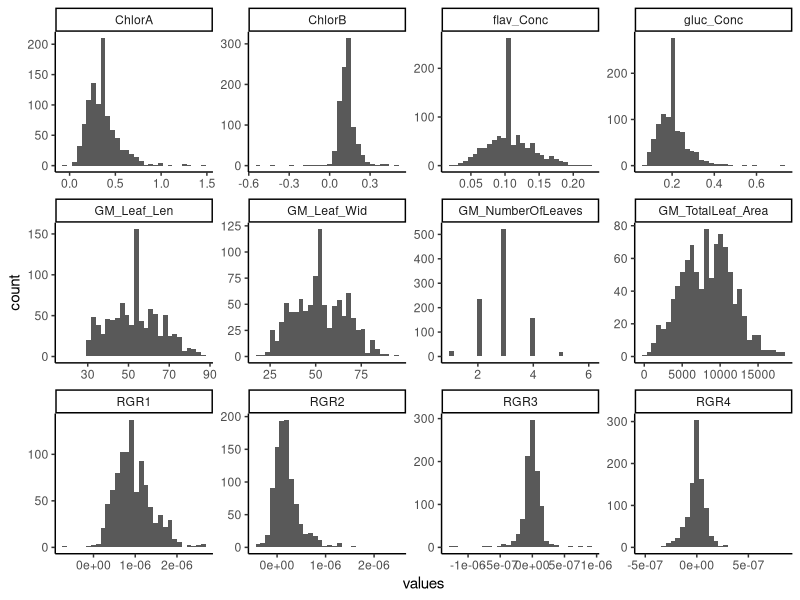
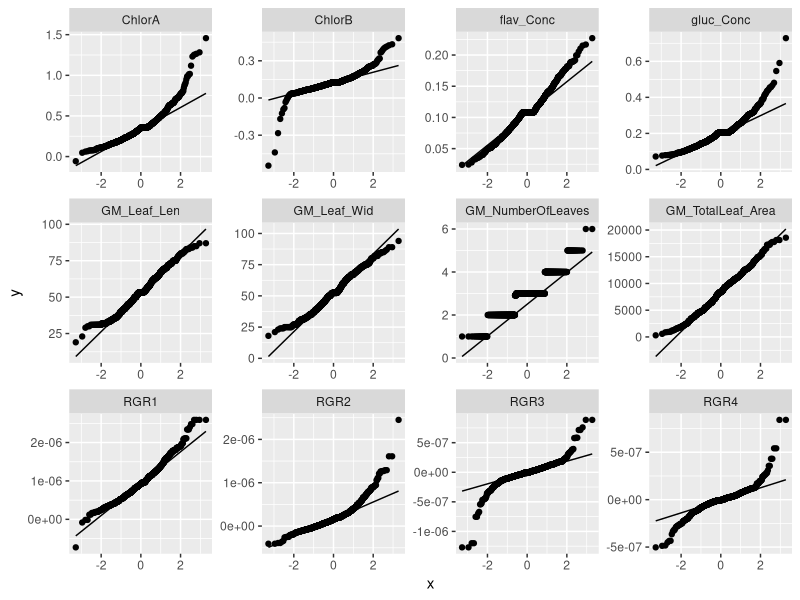
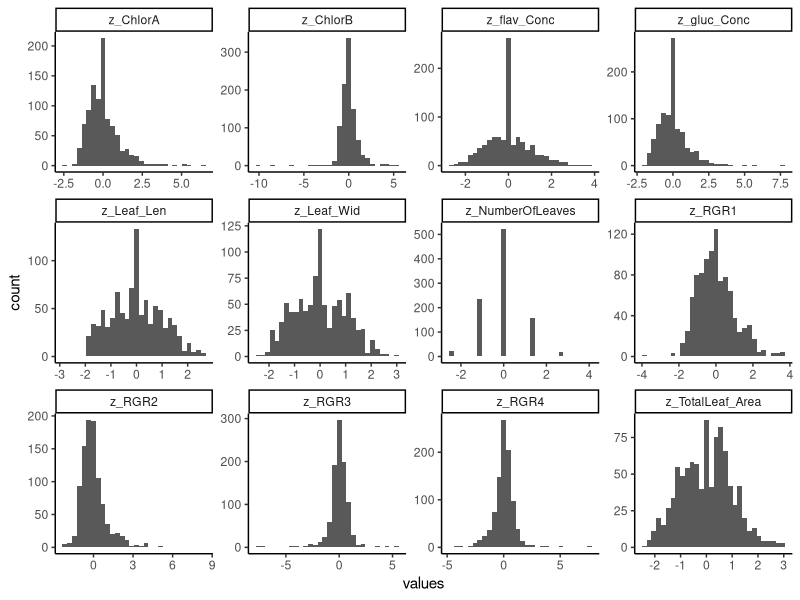
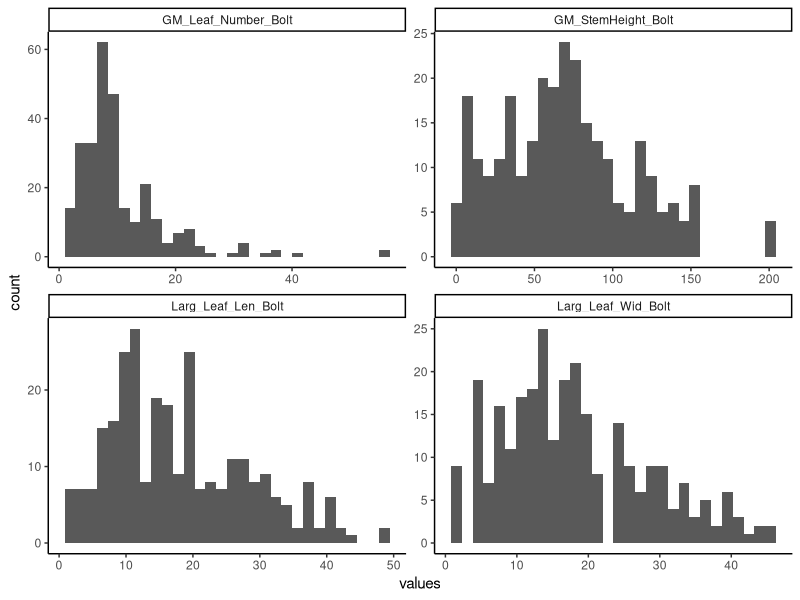
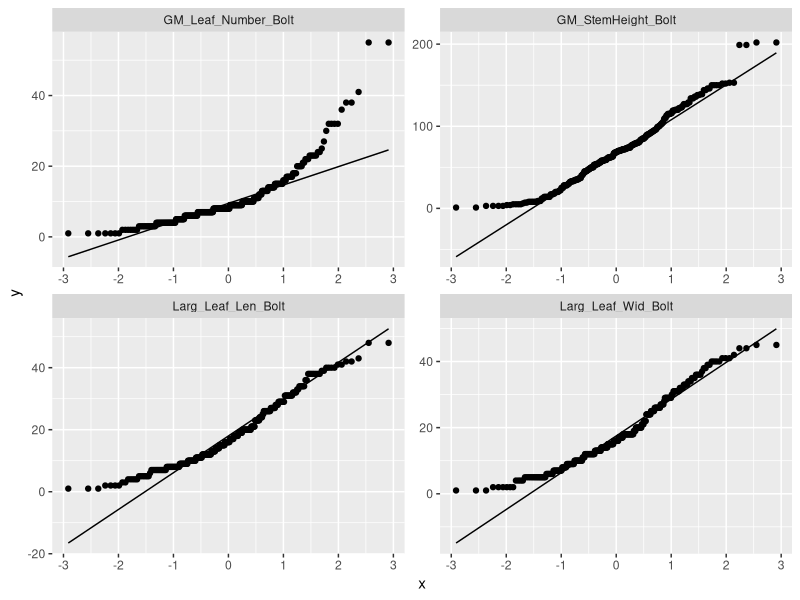
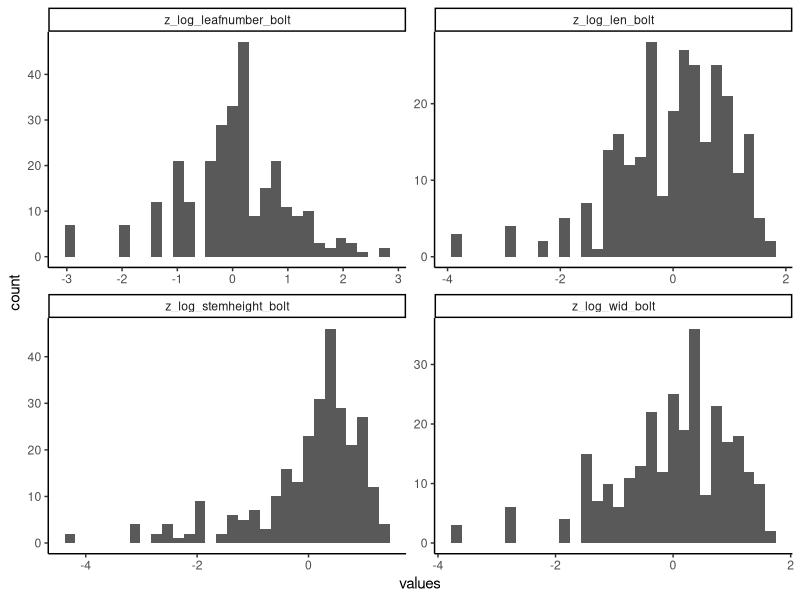
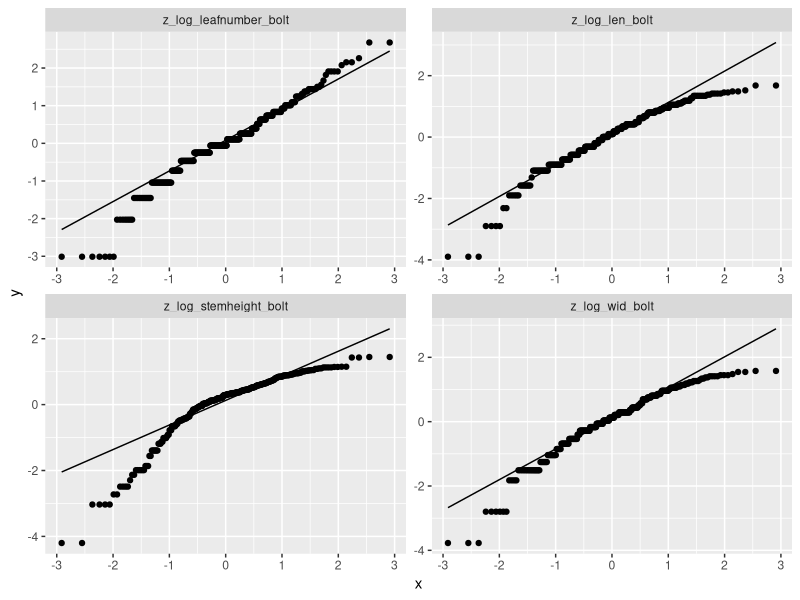

Write the R code that produced these figures, in order.
## ---- chunk 1
#load libraries
library(dplyr)
library(tidyverse)
library(tidyr)
library(ggplot2)

#load data
data<-read.csv("DataSynthesis.csv") #DataSynthesis.csv is pulled from Colautti et al., 2023

#separate out tag info into different lines

#create new columns to be turned into different aspects of the plant ID
#rename family to population, because theres another column that will actually eb the family
#remove un-needed columns
data<-data%>%
  rename(population=Family)%>%
  mutate(petri_dish=Tag) %>%
  mutate(family=Tag) %>%
  mutate(common_garden=Tag)%>%
  select(c("Tag", "petri_dish", "population", "family", "common_garden", "ID", starts_with("gh"), ends_with("Field"), starts_with("GM"), ends_with("Bolt"), starts_with("Chlor"), ends_with("Conc"), starts_with("RGR")), -c("GM_Fecundity", ends_with("Initial"), "GM_Leaf_Number"))

#use regular expressions to replace each plant ID column  with only the aspect of the ID needed
data$petri_dish<-sub("(\\w?).+","\\1", data$petri_dish)
data$family<-sub("\\w?\\|\\w+-([A-z0-9-]+)\\|.*", "\\1", data$family)
data$common_garden<-sub("\\w?\\|.+\\|(\\w)\\|.+", "\\1", data$common_garden)

#remove maple observations (we are only interested in garlic mustard)
data<-subset(data, population!="maple")

#remove observations for which there is no common garden data
unique(data$common_garden)
data<-subset(data, common_garden!="e|JBCHY1-1-50|?")
data<-subset(data, common_garden!="b|WSSWM3-1-0|?|?")
data<-subset(data, common_garden!="i163_2")

#Ensure columns are the right data class
str(data)
data$Tag<-as.factor(data$Tag)
data$petri_dish<-as.factor(data$petri_dish)
data$population<-as.factor(data$population)
data$family<-as.factor(data$family)
data$common_garden<-as.factor(data$common_garden)
data$ID<-as.factor(data$ID)

#impute missing data by replacing NA with the mean of the column for numerical variables
#"bolt" data will be done later- needs further manipulation
data<-data%>%
  mutate(RGR1=ifelse(is.na(RGR1),mean(data$RGR1, na.rm=T),RGR1),
         RGR2=ifelse(is.na(RGR2),mean(data$RGR2, na.rm=T),RGR2),
         RGR3=ifelse(is.na(RGR3),mean(data$RGR3, na.rm=T),RGR3),
         RGR4=ifelse(is.na(RGR4),mean(data$RGR4, na.rm=T),RGR4),
         ChlorA=ifelse(is.na(ChlorA),mean(data$ChlorA, na.rm=T),ChlorA),
         ChlorB=ifelse(is.na(ChlorB),mean(data$ChlorB, na.rm=T),ChlorB),
         gluc_Conc=ifelse(is.na(gluc_Conc),mean(data$gluc_Conc, na.rm=T),gluc_Conc),
         flav_Conc=ifelse(is.na(flav_Conc),mean(data$flav_Conc, na.rm=T),flav_Conc),
         GM_Leaf_Len=ifelse(is.na(GM_Leaf_Len),mean(data$GM_Leaf_Len, na.rm=T),GM_Leaf_Len),
         GM_Leaf_Wid=ifelse(is.na(GM_Leaf_Wid),mean(data$GM_Leaf_Wid, na.rm=T),GM_Leaf_Wid),
         GM_TotalLeaf_Area =ifelse(is.na(GM_TotalLeaf_Area),mean(data$GM_TotalLeaf_Area, na.rm=T),GM_TotalLeaf_Area),
         GM_NumberOfLeaves =ifelse(is.na(GM_NumberOfLeaves),mean(data$GM_NumberOfLeaves, na.rm=T),GM_NumberOfLeaves)
)

#create mortality column out of "bolt" data
#most of the bolt columns are "dead", will have to do analysis based on just mortality, then again with living bolt data
data<-data%>%
  mutate(mortality=Larg_Leaf_Len_Bolt)

data$mortality<-sub("\\d+","1", data$mortality)
data$mortality<-sub("Dead","0", data$mortality)

#separate out bolt data
bolt_data<-subset(data, Larg_Leaf_Len_Bolt!="Dead")

#Select out needed columns from "data"
data<-select(data, -ends_with("Bolt"))

#Ensure columns are the right data class
bolt_data$Larg_Leaf_Len_Bolt<-as.numeric(bolt_data$Larg_Leaf_Len_Bolt)
bolt_data$Larg_Leaf_Wid_Bolt<-as.numeric(bolt_data$Larg_Leaf_Wid_Bolt)
bolt_data$GM_StemHeight_Bolt<-as.numeric(bolt_data$GM_StemHeight_Bolt)
bolt_data$GM_Leaf_Number_Bolt<-as.numeric(bolt_data$GM_Leaf_Number_Bolt)

#impute NAs
bolt_data<-bolt_data%>%
  mutate(Larg_Leaf_Len_Bolt=ifelse(is.na(Larg_Leaf_Len_Bolt),mean(data$Larg_Leaf_Len_Bolt, na.rm=T),Larg_Leaf_Len_Bolt),
         Larg_Leaf_Wid_Bolt=ifelse(is.na(Larg_Leaf_Wid_Bolt),mean(data$Larg_Leaf_Wid_Bolt, na.rm=T),Larg_Leaf_Wid_Bolt),
         GM_StemHeight_Bolt=ifelse(is.na(GM_StemHeight_Bolt),mean(data$GM_StemHeight_Bolt, na.rm=T),GM_StemHeight_Bolt),
         GM_NumberOfLeaves=ifelse(is.na(GM_NumberOfLeaves),mean(data$GM_NumberOfLeaves, na.rm=T),GM_NumberOfLeaves))

#write files into a csv
write.csv(data, file="./raw_data.csv", row.names=F)
write.csv(bolt_data, file="./raw_bolt_data.csv", row.names=F)

## ---- chunk 2
#Check normality of numerical variables with histogram
long_data<-pivot_longer(data, c(12:23), names_to="metric", values_to="values")

ggplot(long_data, aes(x=values)) +
  geom_histogram() +
  theme_classic() +
  facet_wrap(~metric, scales="free")

#check for normality with qq plots
ggplot(long_data, aes(sample=values)) +
  geom_qq() +
  stat_qq_line() +
  facet_wrap(~metric, scales="free") #nothing looks too far from normal here, probably doesnt need any kind of normalization other than conversion to Z scores

#transform all numerical columns to z scores
data<-data%>%
  mutate(z_RGR1=(RGR1-mean(RGR1))/sd(RGR1),
         z_RGR2=(RGR2-mean(RGR2))/sd(RGR2),
         z_RGR3=(RGR3-mean(RGR3))/sd(RGR3),
         z_RGR4=(RGR4-mean(RGR4))/sd(RGR4),
         z_ChlorA=(ChlorA-mean(ChlorA))/sd(ChlorA),
         z_ChlorB=(ChlorB-mean(ChlorB))/sd(ChlorB),
         z_gluc_Conc=(gluc_Conc-mean(gluc_Conc))/sd(gluc_Conc),
         z_flav_Conc=(flav_Conc-mean(flav_Conc))/sd(flav_Conc),
         z_Leaf_Len=(GM_Leaf_Len-mean(GM_Leaf_Len))/sd(GM_Leaf_Len),
         z_Leaf_Wid=(GM_Leaf_Wid-mean(GM_Leaf_Wid))/sd(GM_Leaf_Wid),
         z_TotalLeaf_Area=(GM_TotalLeaf_Area-mean(GM_TotalLeaf_Area))/sd(GM_TotalLeaf_Area),
         z_NumberOfLeaves=(GM_NumberOfLeaves-mean(GM_NumberOfLeaves))/sd(GM_NumberOfLeaves))%>%
   select("Tag", "petri_dish", "population", "family", "common_garden", "ID", "gh_bench", "gh_col", "gh_row", "Row_Field", "Col_Field", starts_with("z_"), "mortality")

#how does it look after the transformation?
long_data<-pivot_longer(data, starts_with("z_"), names_to="metric", values_to="values")

ggplot(long_data, aes(x=values)) +
  geom_histogram() +
  theme_classic() +
  facet_wrap(~metric, scales="free")

#bolt data check for normality - needs log transformation
long_bolt_data<-pivot_longer(bolt_data, ends_with("Bolt"), names_to="metric", values_to="values")

ggplot(long_bolt_data, aes(x=values)) +
  geom_histogram() +
  theme_classic() +
  facet_wrap(~metric, scales="free")

#visualize with qq plot
ggplot(long_bolt_data, aes(sample=values)) +
  geom_qq() +
  stat_qq_line() +
  facet_wrap(~metric, scales="free") #also doesnt look too bad


#normalize bolt data and log transform
bolt_data<-bolt_data%>%
  mutate(Larg_Leaf_Len_Bolt=log(Larg_Leaf_Len_Bolt),
         Larg_Leaf_Wid_Bolt=log(Larg_Leaf_Wid_Bolt),
         GM_StemHeight_Bolt=log(GM_StemHeight_Bolt),
         GM_Leaf_Number_Bolt=log(GM_Leaf_Number_Bolt))%>%
  mutate(z_log_len_bolt=(Larg_Leaf_Len_Bolt-mean(Larg_Leaf_Len_Bolt))/sd(Larg_Leaf_Len_Bolt),
         z_log_wid_bolt=(Larg_Leaf_Wid_Bolt-mean(Larg_Leaf_Wid_Bolt))/sd(Larg_Leaf_Wid_Bolt),
         z_log_stemheight_bolt=(GM_StemHeight_Bolt-mean(GM_StemHeight_Bolt))/sd(GM_StemHeight_Bolt),
         z_log_leafnumber_bolt=(GM_Leaf_Number_Bolt-mean(GM_Leaf_Number_Bolt))/sd(GM_Leaf_Number_Bolt),
         z_RGR1=(RGR1-mean(RGR1))/sd(RGR1),
         z_RGR2=(RGR2-mean(RGR2))/sd(RGR2),
         z_RGR3=(RGR3-mean(RGR3))/sd(RGR3),
         z_RGR4=(RGR4-mean(RGR4))/sd(RGR4),
         z_ChlorA=(ChlorA-mean(ChlorA))/sd(ChlorA),
         z_ChlorB=(ChlorB-mean(ChlorB))/sd(ChlorB),
         z_gluc_Conc=(gluc_Conc-mean(gluc_Conc))/sd(gluc_Conc),
         z_flav_Conc=(flav_Conc-mean(flav_Conc))/sd(flav_Conc),
         z_Leaf_Len=(GM_Leaf_Len-mean(GM_Leaf_Len))/sd(GM_Leaf_Len),
         z_Leaf_Wid=(GM_Leaf_Wid-mean(GM_Leaf_Wid))/sd(GM_Leaf_Wid),
         z_TotalLeaf_Area=(GM_TotalLeaf_Area-mean(GM_TotalLeaf_Area))/sd(GM_TotalLeaf_Area),
         z_NumberOfLeaves=(GM_NumberOfLeaves-mean(GM_NumberOfLeaves))/sd(GM_NumberOfLeaves)) %>%
  select("Tag", "petri_dish", "population", "family", "common_garden", "ID", "gh_bench", "gh_col", "gh_row", "Row_Field", "Col_Field", starts_with("z_"), "mortality")


#check to see if the log transform did anything - looks much better
long_bolt_data<-pivot_longer(bolt_data, ends_with("bolt"), names_to="metric", values_to="values")

ggplot(long_bolt_data, aes(x=values)) +
  geom_histogram() +
  theme_classic() +
  facet_wrap(~metric, scales="free")

ggplot(long_bolt_data, aes(sample=values)) +
  geom_qq() +
  stat_qq_line() +
  facet_wrap(~metric, scales="free") #looks better

#write files into a csv
write.csv(data, file="./normalized_data.csv", row.names=F)
write.csv(bolt_data, file="./normalized_bolt_data.csv", row.names=F)
